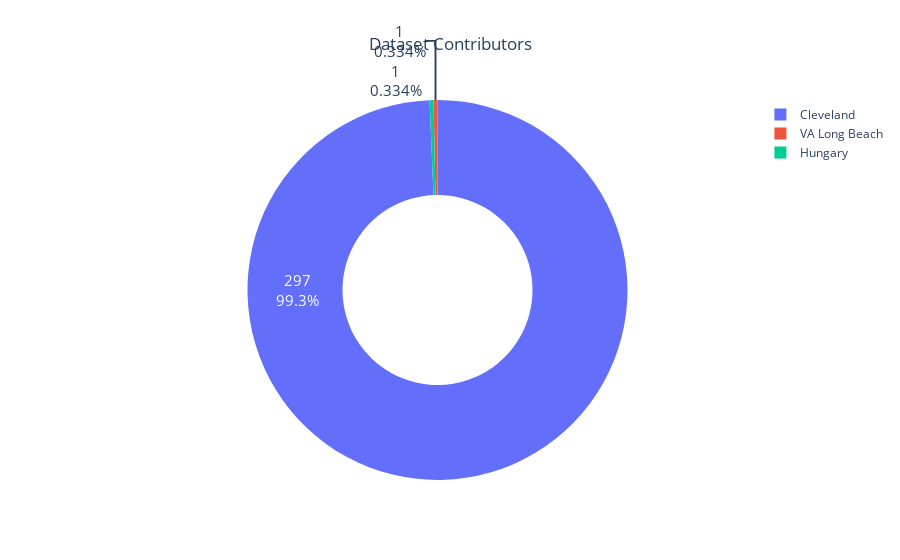

Write notebook code for a chart like this one.
### Markdown cell above
## 1.5 Dataset Contributors:
As we already know that the whole dataset is actually an amalgamation of four different independent studies. However, after cleaning, let's have a look at he propotion of the data of different contributors.

### Code cell
df=data['dataset'].value_counts().reset_index().rename(columns={'index':'dataset','dataset':'count'})
fig = go.Figure([go.Pie(labels=df['dataset'],values=df['count'], hole = 0.5)])
fig.update_traces(hoverinfo='label+percent', textinfo='value+percent', textfont_size=15,insidetextorientation='radial')
fig.update_layout(title="Dataset Contributors",title_x=0.5)
fig.show()

### Figure 1 — Plotly figure (JSON) as saved in the notebook; plotly's stock layout.template omitted (floating-point values rounded to 4 significant figures)
{"data": [{"hole": 0.5, "hoverinfo": "label+percent", "insidetextorientation": "radial", "labels": ["Cleveland", "VA Long Beach", "Hungary"], "textfont": {"size": 15}, "textinfo": "value+percent", "type": "pie", "values": [297, 1, 1]}], "layout": {"title": {"text": "Dataset Contributors", "x": 0.5}}}
